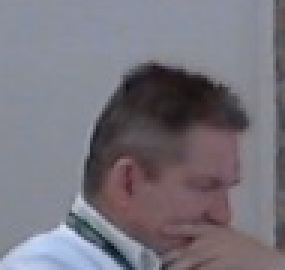
#> input picture test_images/face-only.jpg, 95 x 90 px (shown 3 times larger)
$ python -i detect_motion.py   (imports and definitions only)   (Python 2 division)
#> lines starting #> are read from the running program, lines starting #| are printed output that depends on the picture
#> further down, picture is the input picture: shape (90, 95, 3); mean B, G, R 124.8, 115.9, 119.3
import cv2
# TO DO:
#	Separate the parameters (The so called magic numbers)
# 	to a parameter file or expose them to the user for fine
# 	tunning purposes.
#
class MotionDetector:
    def __init__(self):
        self.reset()

    def reset(self):
	self.min_area=500
	self.motionsense=0
        self.firstFrame = None
        self.framesOfMotion = 0

    def detectMotion(self, image):
        grey = cv2.cvtColor(image, cv2.COLOR_BGR2GRAY)
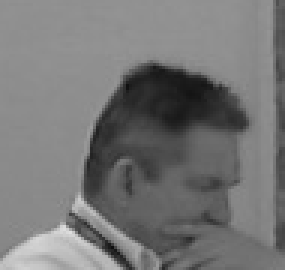
#> grey: shape (90, 95) (shown 3 times larger); min 15, max 223, mean 118
        grey = cv2.GaussianBlur(grey, (21, 21), 0)
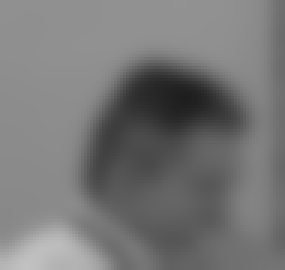
#> grey: shape (90, 95) (shown 3 times larger); min 30, max 193, mean 118.1

        if self.firstFrame is None:
            self.firstFrame = grey

        # compute the absolute difference between the current frame and
        # first frame
        frameDelta = cv2.absdiff(self.firstFrame, grey)
#> frameDelta: shape (90, 95); every value is 0
        thresh = cv2.threshold(frameDelta, 25, 255, cv2.THRESH_BINARY)[1]
        self.firstFrame = grey

        # dilate the thresholded image to fill in holes, then find contours
        # on thresholded image
        thresh = cv2.dilate(thresh, None, iterations=2)
        (cnts, _) = cv2.findContours(thresh.copy(), cv2.RETR_EXTERNAL,
            cv2.CHAIN_APPROX_SIMPLE)
#> cnts = []

        # loop over the contours
        frameMotionDetected = False
        boundingBoxes = []
        for c in cnts:
            if cv2.contourArea(c) < self.min_area:
                continue; # ignore small contours

            # compute the bounding box for the contour
            (x, y, w, h) = cv2.boundingRect(c)

            # filter out small bounding boxes
            if w > 20 and h > 50:
                boundingBoxes.append((x, y, w, h))
                frameMotionDetected = True
#> this loop made 0 passes
#> after the loop, boundingBoxes = []

        if frameMotionDetected:
            self.framesOfMotion += 1
        else:
            self.framesOfMotion = 0

        # filter out spurious motion
        if self.framesOfMotion > self.motionsense:
            return True, boundingBoxes

        return False, None


>>> import cv2
>>> picture = cv2.imread('../../test_images/face-only.jpg')
>>> result = MotionDetector().detectMotion(picture)

$ run again, on test_images/no_people.jpg
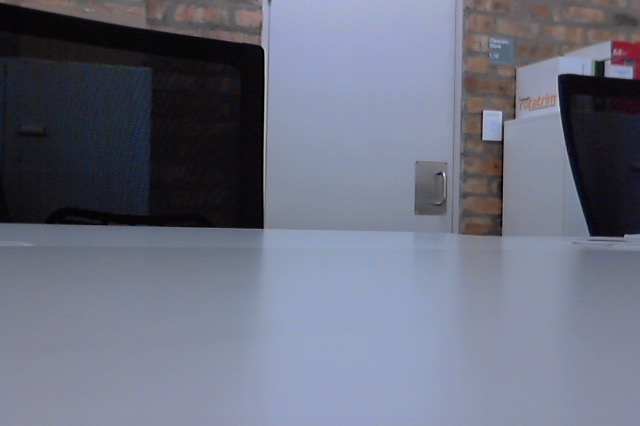
#> input picture test_images/no_people.jpg, 640 x 426 px
#> picture is the input picture: shape (426, 640, 3); mean B, G, R 127.4, 110.5, 106.3
#> in detectMotion, `grey = cv2.cvtColor(image, cv2.COLOR_BGR2GRAY)`:
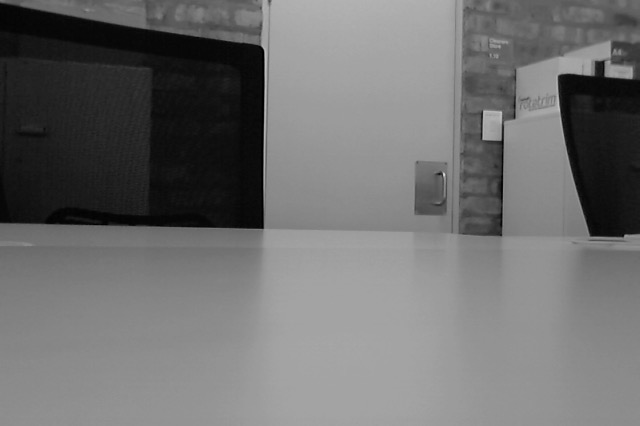
#> grey: shape (426, 640); min 0, max 219, mean 111.2
#> in detectMotion, `grey = cv2.GaussianBlur(grey, (21, 21), 0)`:
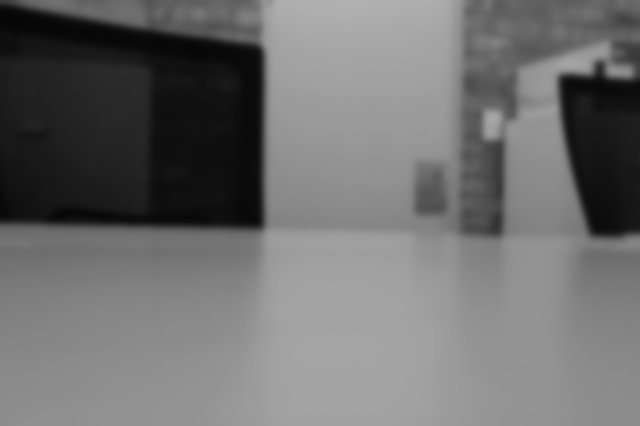
#> grey: shape (426, 640); min 6, max 177, mean 111.2
#> frameDelta: shape (426, 640); every value is 0
#> cnts = []

$ run again, on test_images/people.jpg
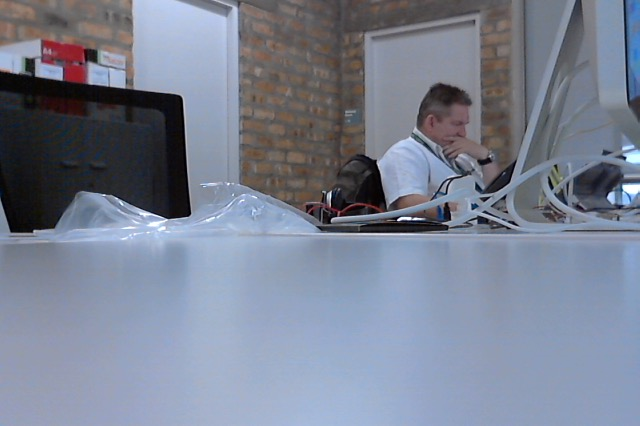
#> input picture test_images/people.jpg, 640 x 426 px
#> picture is the input picture: shape (426, 640, 3); mean B, G, R 146.7, 129.5, 122.3
#> in detectMotion, `grey = cv2.cvtColor(image, cv2.COLOR_BGR2GRAY)`:
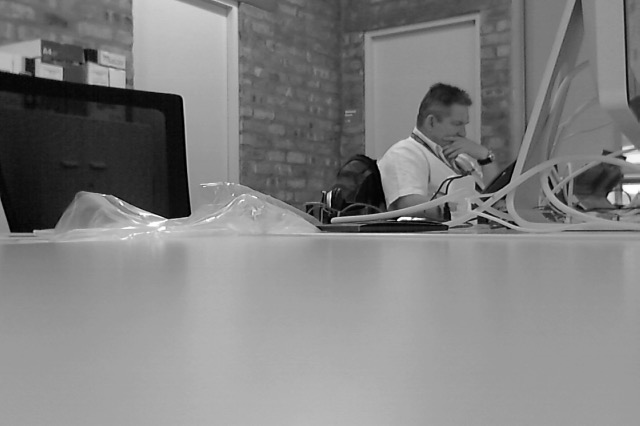
#> grey: shape (426, 640); min 0, max 255, mean 129.3
#> in detectMotion, `grey = cv2.GaussianBlur(grey, (21, 21), 0)`:
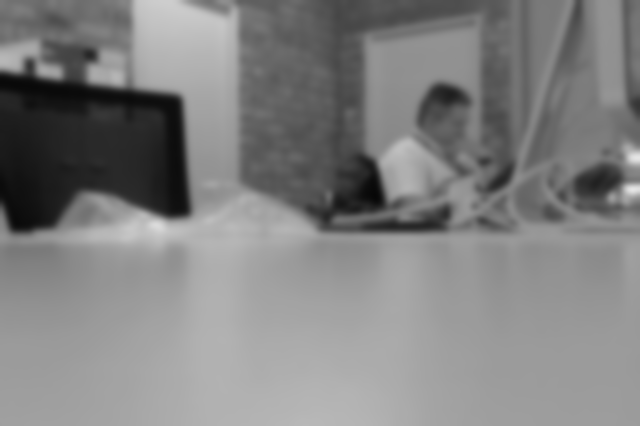
#> grey: shape (426, 640); min 7, max 229, mean 129.3
#> frameDelta: shape (426, 640); every value is 0
#> cnts = []
